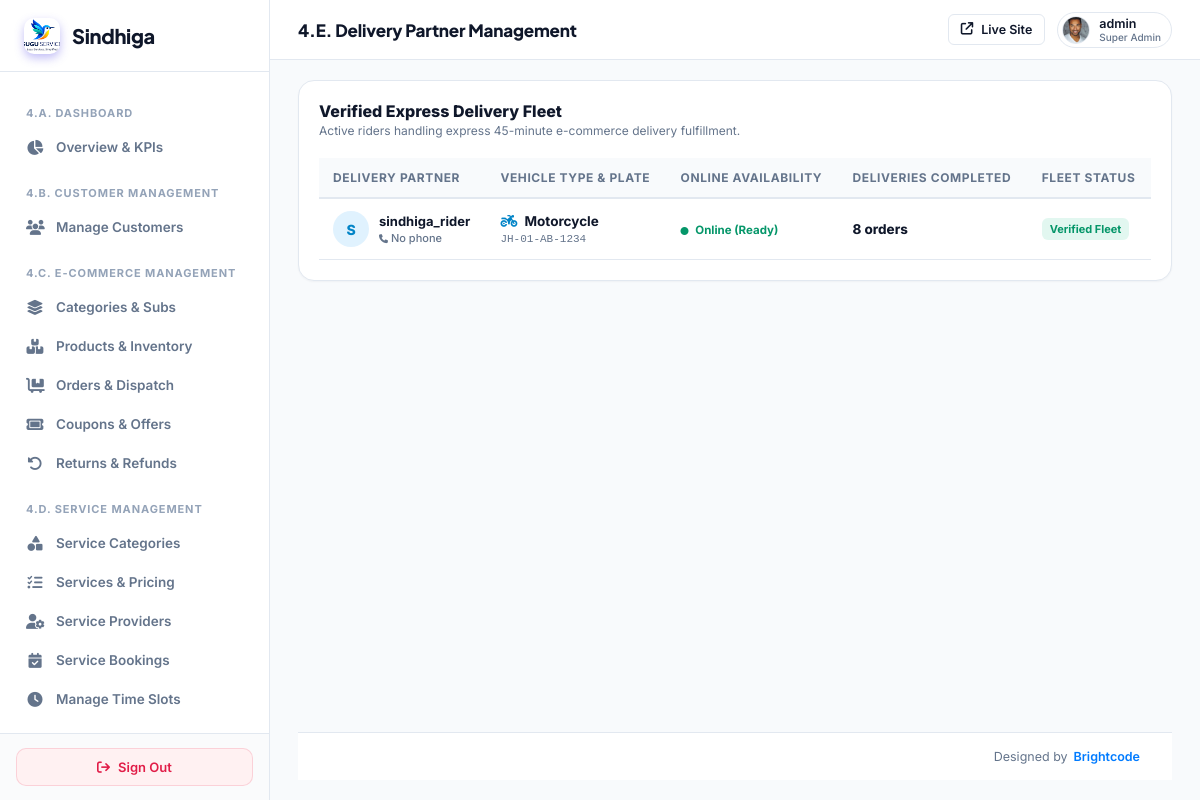
Page /super-admin/delivery/partners/ (signed in) on the earlier database version.
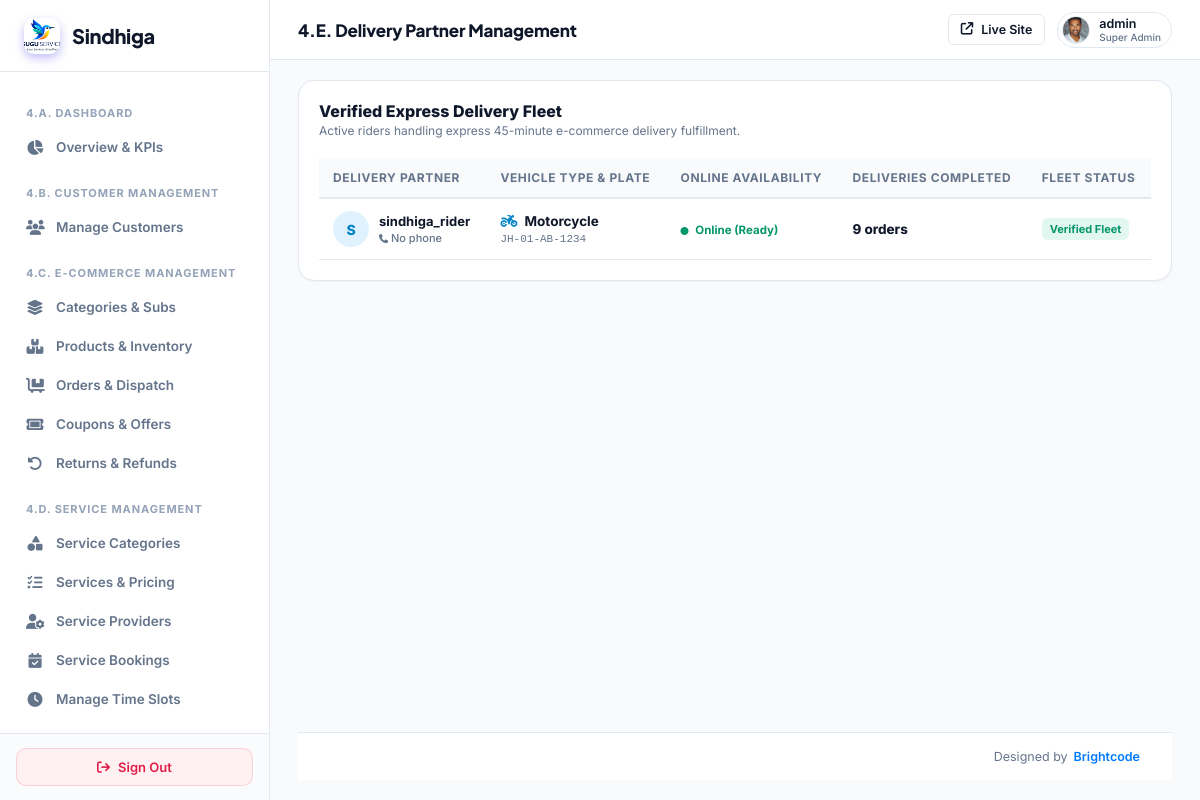
Same page on the later database version.
### myapp/models.py (models this page shows, shortened)
class DeliveryPartnerProfile(models.Model):
    user = models.OneToOneField(CustomUser, on_delete=models.CASCADE, related_name='delivery_profile')
    partner_code = models.CharField(max_length=50, unique=True, null=True, blank=True)
    phone_number = models.CharField(max_length=20, null=True, blank=True)
    vehicle_type = models.CharField(max_length=50, default='Motorcycle', help_text="e.g. Motorcycle, Scooter, Electric Bike, Van")
    vehicle_number = models.CharField(max_length=50, blank=True, null=True)
    driving_license_number = models.CharField(max_length=50, blank=True, null=True)
    driving_license_doc = models.FileField(upload_to='delivery/licenses/', null=True, blank=True)
    id_proof_doc = models.FileField(upload_to='delivery/ids/', null=True, blank=True)
    profile_image = models.ImageField(upload_to='delivery/profiles/', null=True, blank=True)
    city = models.CharField(max_length=100, default='Ranchi')
    service_radius_km = models.FloatField(default=15.0)
    current_status = models.CharField(
        max_length=20,
        choices=(('available', 'Available / Ready'), ('busy', 'On Active Delivery'), ('offline', 'Offline')),
        default='available'
    )
    is_verified = models.BooleanField(default=False)
    is_online = models.BooleanField(default=True)
    current_latitude = models.DecimalField(max_digits=9, decimal_places=6, null=True, blank=True)
    current_longitude = models.DecimalField(max_digits=9, decimal_places=6, null=True, blank=True)
    total_deliveries = models.IntegerField(default=0)
    rating = models.DecimalField(max_digits=3, decimal_places=1, default=5.0)
    total_earnings = models.DecimalField(max_digits=10, decimal_places=2, default=0.00)
    wallet_balance = models.DecimalField(max_digits=10, decimal_places=2, default=0.00)
    created_at = models.DateTimeField(default=timezone.now)

class CustomUser(AbstractUser):
    ROLE_CHOICES = (
        ('ADMIN', 'Admin'),
        ('SERVICE_PROVIDER', 'Service Provider'),
        ('VENDOR', 'Vendor / Service Provider'),
        ('DELIVERY_PARTNER', 'Delivery Partner'),
        ('CUSTOMER', 'Customer'),
        ('USER', 'User / Customer'),
    )
    role = models.CharField(max_length=25, choices=ROLE_CHOICES, default='CUSTOMER')
    assigned_state = models.CharField(max_length=100, blank=True, null=True, help_text="Assigned State/Territory for Area Admin")
    assigned_city = models.CharField(max_length=100, blank=True, null=True, help_text="Assigned City (optional) for Area Admin")

### myapp/sindhiga_superadmin_canonical_views.py (the view)
# urls.py: path('super-admin/delivery/partners/', canon_admin.super_admin_delivery_partners, name='super_admin_delivery_partners'),
@user_passes_test(super_admin_check, login_url='/super-admin/login/')
def super_admin_delivery_partners(request):
    partners = DeliveryPartnerProfile.objects.select_related('user').order_by('-created_at')
    return render(request, 'superadmin/delivery_partners.html', {'partners': partners})

### myapp/sindhiga_superadmin_canonical_views.py (called while the page is built)
def super_admin_check(user):
    return user.is_authenticated and (user.is_superuser or user.is_staff or getattr(user, 'role', '') == 'ADMIN')

### templates/superadmin/delivery_partners.html (shortened to what the changed rows need)
{% extends 'superadmin/base.html' %}
{% block content %}
<div class="card" style="padding: 20px;">
  <div style="overflow-x: auto;">
    <table class="data-table" style="width: 100%; border-collapse: collapse; font-size: 13px;">
      <thead>
        <tr style="border-bottom: 2px solid var(--border); text-align: left; background: #f8fafc;">
          <th style="padding: 12px 14px; font-weight: 700; color: var(--text-muted);">Delivery Partner</th>
          <th style="padding: 12px 14px; font-weight: 700; color: var(--text-muted);">Vehicle Type &amp; Plate</th>
          <th style="padding: 12px 14px; font-weight: 700; color: var(--text-muted);">Online Availability</th>
          <th style="padding: 12px 14px; font-weight: 700; color: var(--text-muted);">Deliveries Completed</th>
          <th style="padding: 12px 14px; font-weight: 700; color: var(--text-muted);">Fleet Status</th>
        </tr>
      </thead>
      <tbody>
        {% for p in partners %}
        <tr style="border-bottom: 1px solid var(--border);">
          <td style="padding: 12px 14px;">
            <div style="display: flex; align-items: center; gap: 10px;">
              <div style="width: 36px; height: 36px; border-radius: 50%; background: #e0f2fe; color: #0284c7; display: flex; align-items: center; justify-content: center; font-weight: 800; font-size: 14px;">
                {{ p.user.first_name|default:p.user.username|slice:":1"|upper }}
              </div>
              <div>
                <strong style="font-size: 13px; color: var(--text-main); display: block;">{{ p.user.get_full_name|default:p.user.username }}</strong>
                <span style="font-size: 11px; color: var(--text-muted);"><i class="fa-solid fa-phone" style="font-size: 9px;"></i> {{ p.user.user_profile.phone_number|default:"No phone" }}</span>
              </div>
            </div>
          </td>
          <td style="padding: 12px 14px;">
            <div style="font-weight: 700; color: var(--text-main);"><i class="fa-solid fa-motorcycle" style="color: var(--accent); margin-right: 4px;"></i> {{ p.vehicle_type|default:"Motorcycle" }}</div>
            <span style="font-size: 11px; font-family: monospace; color: var(--text-muted);">{{ p.vehicle_number|default:"KA-01-EQ-9876" }}</span>
          </td>
          <td style="padding: 12px 14px;">
            {% if p.is_online %}
              <span style="font-size: 11.5px; font-weight: 700; color: #059669;"><i class="fa-solid fa-circle" style="font-size: 8px; margin-right: 4px;"></i> Online (Ready)</span>
            {% else %}
              <span style="font-size: 11.5px; font-weight: 700; color: #94a3b8;"><i class="fa-solid fa-circle" style="font-size: 8px; margin-right: 4px;"></i> Offline</span>
            {% endif %}
          </td>
          <td style="padding: 12px 14px; font-weight: 750; color: var(--text-main);">
            {{ p.total_deliveries }} orders
          </td>
          <td style="padding: 12px 14px;">
            {% if p.is_verified and p.user.is_active %}
              <span class="badge" style="background: rgba(16,185,129,0.12); color: #059669; padding: 4px 8px; border-radius: 6px; font-weight: 700; font-size: 11px;">Verified Fleet</span>
            {% else %}
              <span class="badge" style="background: rgba(245,158,11,0.12); color: #d97706; padding: 4px 8px; border-radius: 6px; font-weight: 700; font-size: 11px;">Pending Approval</span>
            {% endif %}
          </td>
        </tr>
        {% empty %}
        <tr>
          <td colspan="5" style="text-align: center; padding: 32px; color: var(--text-muted);">No delivery partners registered yet.</td>
        </tr>
        {% endfor %}
      </tbody>
    </table>
  </div>
</div>
{% endblock %}

Differences in the rows shown:
changed DeliveryPartnerProfile "Motorcycle": total_deliveries "8" → "9"
